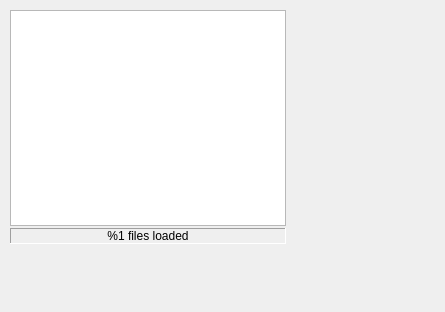
<ui version="4.0">
 <class>AnnoFileListWidgetClass</class>
 <widget class="QWidget" name="AnnoFileListWidgetClass">
  <property name="geometry">
   <rect>
    <x>0</x>
    <y>0</y>
    <width>445</width>
    <height>312</height>
   </rect>
  </property>
  <property name="sizePolicy">
   <sizepolicy vsizetype="Expanding" hsizetype="Expanding">
    <horstretch>0</horstretch>
    <verstretch>0</verstretch>
   </sizepolicy>
  </property>
  <property name="minimumSize">
   <size>
    <width>200</width>
    <height>0</height>
   </size>
  </property>
  <property name="windowTitle">
   <string>Annotation Files</string>
  </property>
  <widget class="QFrame" name="spacer">
   <property name="geometry">
    <rect>
     <x>10</x>
     <y>10</y>
     <width>276</width>
     <height>234</height>
    </rect>
   </property>
   <property name="sizePolicy">
    <sizepolicy vsizetype="Expanding" hsizetype="Expanding">
     <horstretch>0</horstretch>
     <verstretch>0</verstretch>
    </sizepolicy>
   </property>
   <property name="frameShape">
    <enum>QFrame::NoFrame</enum>
   </property>
   <property name="frameShadow">
    <enum>QFrame::Plain</enum>
   </property>
   <layout class="QGridLayout">
    <property name="margin">
     <number>0</number>
    </property>
    <property name="spacing">
     <number>0</number>
    </property>
    <item row="0" column="0">
     <layout class="QVBoxLayout">
      <property name="spacing">
       <number>2</number>
      </property>
      <item>
       <widget class="QTreeView" name="lstFiles">
        <property name="sizePolicy">
         <sizepolicy vsizetype="Expanding" hsizetype="Expanding">
          <horstretch>0</horstretch>
          <verstretch>0</verstretch>
         </sizepolicy>
        </property>
        <property name="contextMenuPolicy">
         <enum>Qt::CustomContextMenu</enum>
        </property>
        <property name="editTriggers">
         <set>QAbstractItemView::NoEditTriggers</set>
        </property>
        <property name="indentation">
         <number>8</number>
        </property>
        <property name="rootIsDecorated">
         <bool>false</bool>
        </property>
        <property name="uniformRowHeights">
         <bool>true</bool>
        </property>
        <property name="itemsExpandable">
         <bool>false</bool>
        </property>
        <property name="allColumnsShowFocus">
         <bool>true</bool>
        </property>
       </widget>
      </item>
      <item>
       <widget class="QLabel" name="lbCount">
        <property name="frameShape">
         <enum>QFrame::Panel</enum>
        </property>
        <property name="frameShadow">
         <enum>QFrame::Sunken</enum>
        </property>
        <property name="text">
         <string>%1 files loaded</string>
        </property>
        <property name="alignment">
         <set>Qt::AlignCenter</set>
        </property>
       </widget>
      </item>
     </layout>
    </item>
   </layout>
  </widget>
 </widget>
 <layoutdefault spacing="6" margin="11" />
 <resources />
 <connections />
</ui>
